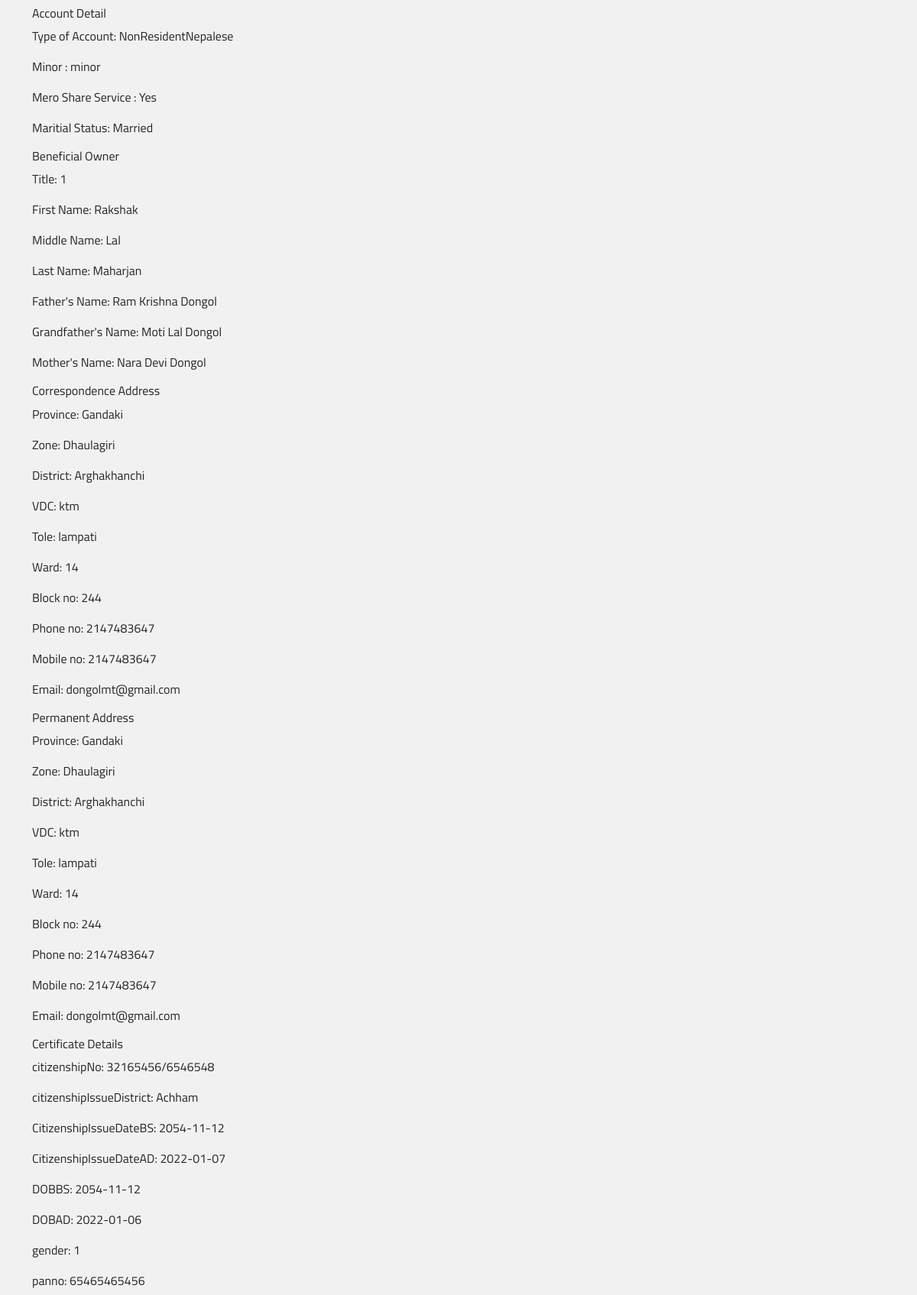
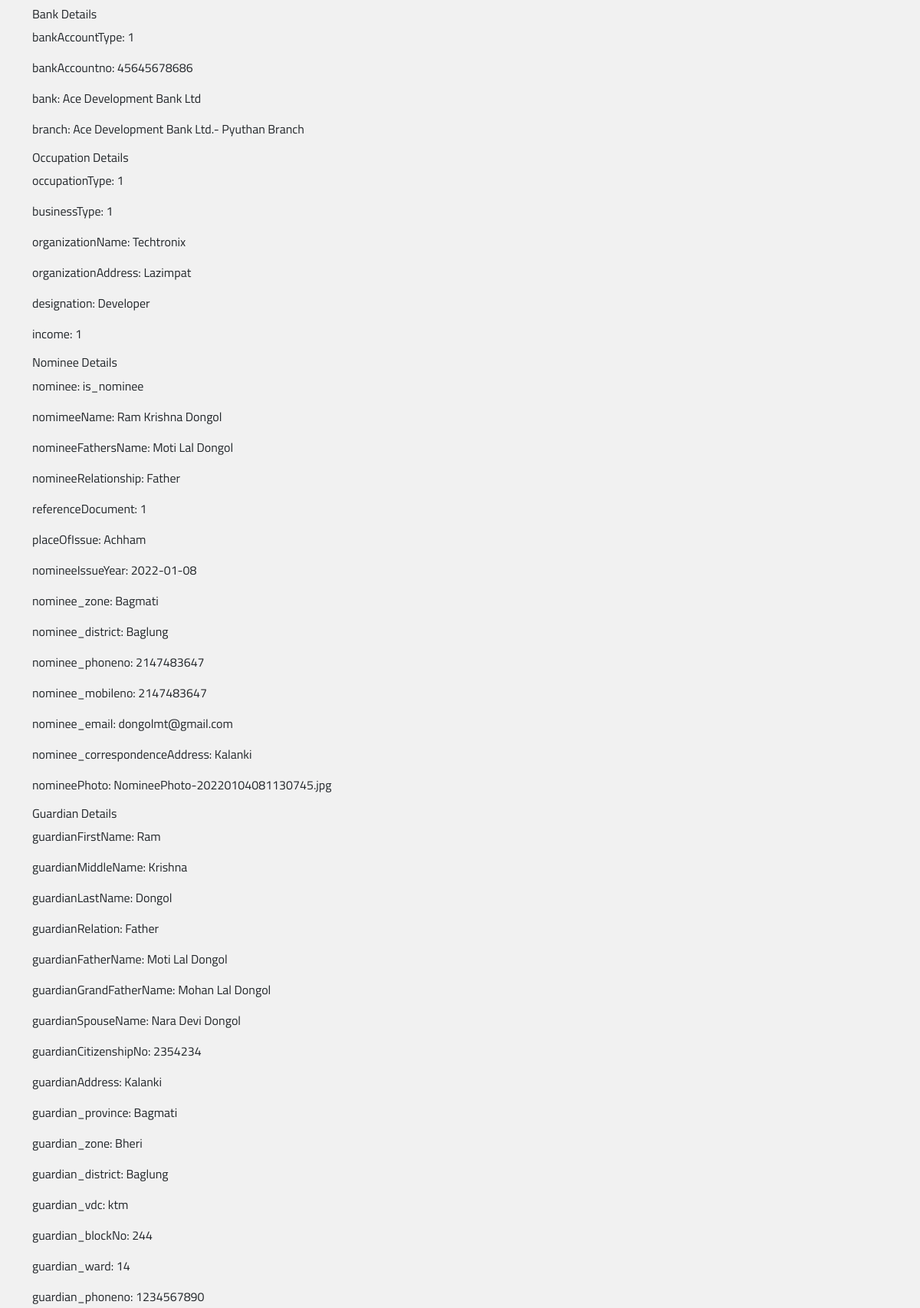
/formDetail?id=10001 (upper part), run on the app's committed database (2 pictures, top to bottom).
### tables this page shows
CREATE TABLE `firstsection` (
  `firstsection_id` int(11) NOT NULL,
  `accountType` text NOT NULL,
  `minor` text NOT NULL,
  `meroShareService` text NOT NULL,
  `maritalStatus` text NOT NULL
);

CREATE TABLE `beneficialowner` (
  `beneficialowner_id` int(11) NOT NULL,
  `title` int(11) DEFAULT NULL,
  `firstName` text NOT NULL,
  `middleName` text DEFAULT NULL,
  `lastName` text NOT NULL,
  `fathersName` text NOT NULL,
  `grandFathersName` text NOT NULL,
  `mothersName` text NOT NULL
);

CREATE TABLE `correspondenceaddress` (
  `id` int(11) NOT NULL,
  `correspondence_province` varchar(50) DEFAULT NULL,
  `correspondence_zone` varchar(50) DEFAULT NULL,
  `correspondence_district` varchar(50) DEFAULT NULL,
  `correspondence_vdc` text NOT NULL,
  `correspondence_tole` text NOT NULL,
  `correspondence_ward` int(10) NOT NULL,
  `correspondence_blockno` int(10) DEFAULT NULL,
  `correspondence_phoneno` int(10) DEFAULT NULL,
  `correspondence_mobileno` int(10) NOT NULL,
  `correspondence_email` varchar(255) NOT NULL
);

CREATE TABLE `permanentaddress` (
  `id` int(11) NOT NULL,
  `permanent_province` varchar(50) DEFAULT NULL,
  `permanent_zone` varchar(50) DEFAULT NULL,
  `permanent_district` varchar(50) DEFAULT NULL,
  `permanent_vdc` text NOT NULL,
  `permanent_tole` text NOT NULL,
  `permanent_ward` int(11) NOT NULL,
  `permanent_blockno` int(11) DEFAULT NULL,
  `permanent_phoneno` int(10) DEFAULT NULL,
  `permanent_mobileno` int(10) NOT NULL,
  `permanent_email` varchar(255) NOT NULL
);

CREATE TABLE `certificatedetails` (
  `id` int(11) NOT NULL,
  `citizenshipNo` varchar(50) DEFAULT NULL,
  `citizenshipIssueDistrict` varchar(50) DEFAULT NULL,
  `CitizenshipIssueDateBS` date NOT NULL,
  `CitizenshipIssueDateAD` date NOT NULL,
  `DOBBS` date NOT NULL,
  `DOBAD` date NOT NULL,
  `gender` int(11) DEFAULT NULL,
  `panno` varchar(50) DEFAULT NULL
);

CREATE TABLE `bankdetails` (
  `id` int(11) NOT NULL,
  `bankAccountType` int(11) DEFAULT NULL,
  `bank` varchar(255) DEFAULT NULL,
  `branch` varchar(255) DEFAULT NULL,
  `bankAccountno` varchar(50) NOT NULL,
  `status` tinyint(1) DEFAULT 1
);

CREATE TABLE `occupationdetails` (
  `id` int(11) NOT NULL,
  `occupationType` int(11) DEFAULT NULL,
  `businessType` int(11) DEFAULT NULL,
  `organizationName` text DEFAULT NULL,
  `organizationAddress` text DEFAULT NULL,
  `designation` text DEFAULT NULL,
  `income` int(11) DEFAULT NULL
);

CREATE TABLE `nomineedetails` (
  `id` int(11) NOT NULL,
  `nominee` text NOT NULL,
  `nomimeeName` text DEFAULT NULL,
  `nomineeFathersName` text DEFAULT NULL,
  `nomineeRelationship` text DEFAULT NULL,
  `referenceDocument` int(11) DEFAULT NULL,
  `nomineeDoc` varchar(50) DEFAULT NULL,
  `placeOfIssue` varchar(50) DEFAULT NULL,
  `nomineeIssueYear` date DEFAULT NULL,
  `nomineeAge` int(3) DEFAULT NULL,
  `nominee_zone` varchar(50) DEFAULT NULL,
  `nominee_district` varchar(50) DEFAULT NULL,
  `nominee_phoneno` int(10) DEFAULT NULL,
  `nominee_mobileno` int(10) DEFAULT NULL,
  `nominee_email` varchar(255) DEFAULT NULL,
  `nominee_panno` int(20) DEFAULT NULL,
  `nominee_correspondenceAddress` text DEFAULT NULL,
  `nomineePhoto` text DEFAULT NULL,
  `nomineeSignature` text DEFAULT NULL,
  `nomineeDocumentFront` text DEFAULT NULL,
  `nomineeDocumentBack` text DEFAULT NULL
);

CREATE TABLE `guardiandetails` (
  `id` int(11) NOT NULL,
  `guardianFirstName` text DEFAULT NULL,
  `guardianMiddleName` text DEFAULT NULL,
  `guardianLastName` text DEFAULT NULL,
  `guardianRelation` text DEFAULT NULL,
  `guardianFatherName` text DEFAULT NULL,
  `guardianGrandFatherName` text DEFAULT NULL,
  `guardianSpouseName` text DEFAULT NULL,
  `guardianCitizenshipNo` varchar(50) DEFAULT NULL,
  `guardianAddress` text DEFAULT NULL,
  `guardian_province` varchar(50) DEFAULT NULL,
  `guardian_zone` varchar(50) DEFAULT NULL,
  `guardian_district` varchar(50) DEFAULT NULL,
  `guardian_vdc` text DEFAULT NULL,
  `guardian_blockNo` int(5) DEFAULT NULL,
  `guardian_ward` int(5) DEFAULT NULL,
  `guardian_phoneno` int(10) DEFAULT NULL,
  `guardian_mobileno` int(10) DEFAULT NULL,
  `guardian_panno` int(50) DEFAULT NULL,
  `guardian_email` varchar(50) DEFAULT NULL,
  `guardian_citizenshiptIssueDistrict` varchar(50) DEFAULT NULL,
  `guardian_citizenshipIssueDateBS` date DEFAULT NULL,
  `guardian_citizenshipIssueDateAD` date DEFAULT NULL,
  `guardian_DOBBS` date DEFAULT NULL,
  `guardian_DOBAD` date DEFAULT NULL,
  `guardianPhoto` text DEFAULT NULL,
  `guardianSignature` text DEFAULT NULL,
  `guardianCitizenshipFront` text DEFAULT NULL,
  `guardianCitizenshipBack` text DEFAULT NULL,
  `guardianProof` text DEFAULT NULL
);

### formDetail.php (the view, shortened to what this page needs)
<?php
include "admin\inc\header.php";
require $_SERVER['DOCUMENT_ROOT'].'/machchapuchreForm/class/model.php';
if ( isset( $_GET['id'] ) && !empty( $_GET['id'] ) ){
    $id = (int)$_GET['id'];
    $result2 = mysqli_query($conn,"SELECT firstsection.accountType, firstsection.minor, firstsection.meroShareService, firstsection.maritalStatus, form.id FROM firstsection RIGHT join form on firstsection.firstsection_id = $id;") or die( mysqli_error($conn));
    $row2 = mysqli_fetch_array($result2);
    $result3 = mysqli_query($conn,"SELECT beneficialowner.title, beneficialowner.firstName, beneficialowner.middleName, beneficialowner.lastName, beneficialowner.fathersName, beneficialowner.grandFathersName, beneficialowner.mothersName, form.id FROM beneficialowner RIGHT join form on beneficialowner.beneficialowner_id = $id;") or die( mysqli_error($conn));
    $row3 = mysqli_fetch_array($result3);
    $result4 = mysqli_query($conn,"SELECT correspondenceaddress.correspondence_province, correspondenceaddress.correspondence_zone, correspondenceaddress.correspondence_district, correspondenceaddress.correspondence_vdc, correspondenceaddress.correspondence_tole, correspondenceaddress.correspondence_ward, correspondenceaddress.correspondence_blockno, correspondenceaddress.correspondence_phoneno, correspondenceaddress.correspondence_mobileno, correspondenceaddress.correspondence_email, form.id from correspondenceaddress RIGHT JOIN form On correspondenceaddress.id = $id;") or die( mysqli_error($conn));
    $row4 = mysqli_fetch_array($result4);
    $result5 = mysqli_query($conn,"SELECT permanentaddress.permanent_province, permanentaddress.permanent_zone, permanentaddress.permanent_district, permanentaddress.permanent_vdc, permanentaddress.permanent_tole, permanentaddress.permanent_ward, permanentaddress.permanent_blockno, permanentaddress.permanent_phoneno, permanentaddress.permanent_mobileno, permanentaddress.permanent_email, form.id from permanentaddress RIGHT JOIN form On permanentaddress.id = $id;") or die( mysqli_error($conn));
    $row5 = mysqli_fetch_array($result5);
    $result6 = mysqli_query($conn,"SELECT certificatedetails.citizenshipNo, certificatedetails.citizenshipIssueDistrict, certificatedetails.CitizenshipIssueDateBS , certificatedetails.CitizenshipIssueDateAD, certificatedetails.DOBBS, certificatedetails.DOBAD, certificatedetails.gender, certificatedetails.panno, form.id from certificatedetails RIGHT JOIN form On certificatedetails.id = $id;") or die( mysqli_error($conn));
    $row6 = mysqli_fetch_array($result6);
    $result7 = mysqli_query($conn,"SELECT bankdetails.bankAccountType, bankdetails.bankAccountno, bankdetails.bank, bankdetails.branch, form.id from bankdetails RIGHT JOIN form On bankdetails.id = $id;") or die( mysqli_error($conn));
    $row7 = mysqli_fetch_array($result7);
    $result8 = mysqli_query($conn,"SELECT occupationdetails.occupationType, occupationdetails.businessType, occupationdetails.organizationName, occupationdetails.organizationAddress,occupationdetails.designation, occupationdetails.income, form.id from occupationdetails RIGHT JOIN form On occupationdetails.id = $id;") or die( mysqli_error($conn));
    $row8 = mysqli_fetch_array($result8);
    $result9 = mysqli_query($conn,"SELECT nomineedetails.nominee, nomineedetails.nomimeeName, nomineedetails.nomineeFathersName, nomineedetails.nomineeRelationship,nomineedetails.referenceDocument, nomineedetails.nomineeDoc, nomineedetails.placeOfIssue, nomineedetails.nomineeIssueYear, nomineedetails.nomineeAge, nomineedetails.nominee_zone, nomineedetails.nominee_district, nomineedetails.nominee_phoneno, nomineedetails.nominee_mobileno, nomineedetails.nominee_email, nomineedetails.nominee_panno, nomineedetails.nominee_correspondenceAddress, nomineedetails.nomineePhoto, form.id from nomineedetails RIGHT JOIN form On nomineedetails.id = $id;") or die( mysqli_error($conn));
    $row9 = mysqli_fetch_array($result9);
    $result10 = mysqli_query($conn,"SELECT guardiandetails.guardianFirstName, guardiandetails.guardianMiddleName, guardiandetails.guardianLastName, guardiandetails.guardianRelation,guardiandetails.guardianFatherName, guardiandetails.guardianGrandFatherName, guardiandetails.guardianSpouseName, guardiandetails.guardianCitizenshipNo, guardiandetails.guardianAddress, guardiandetails.guardian_province, guardiandetails.guardian_zone, guardiandetails.guardian_district, guardiandetails.guardian_vdc, guardiandetails.guardian_blockNo, guardiandetails.guardian_ward, guardiandetails.guardian_phoneno, guardiandetails.guardian_mobileno, guardiandetails.guardian_panno, guardiandetails.guardian_email, guardiandetails.guardian_citizenshiptIssueDistrict, guardiandetails.guardian_citizenshipIssueDateBS, guardiandetails.guardian_citizenshipIssueDateAD, guardiandetails.guardian_DOBBS, guardiandetails.guardian_DOBAD, form.id from guardiandetails RIGHT JOIN form On guardiandetails.id = $id;") or die( mysqli_error($conn));
    $row10 = mysqli_fetch_array($result10);
?>
<div class="container my-2">
    <h6>Account Detail</h6>
    <p>Type of Account: <?php echo $row2["accountType"]; ?></p>
    <p>Minor : <?php echo $row2["minor"]; ?></p>
    <p>Mero Share Service : <?php echo $row2["meroShareService"]; ?></p>
    <p>Maritial Status: <?php echo $row2["maritalStatus"]; ?></p>
    <h6>Beneficial Owner</h6>
    <p>Title: <?php echo $row3["title"]; ?></p>
    <p>First Name: <?php echo $row3["firstName"]; ?></p>
    <p>Middle Name: <?php echo $row3["middleName"]; ?></p>
    <p>Last Name: <?php echo $row3["lastName"]; ?></p>
    <p>Father's Name: <?php echo $row3["fathersName"]; ?></p>
    <p>Grandfather's Name: <?php echo $row3["grandFathersName"]; ?></p>
    <p>Mother's Name: <?php echo $row3["mothersName"]; ?></p>
    <h6>Correspondence Address</h6>
    <p>Province: <?php echo $row4["correspondence_province"]; ?></p>
    <p>Zone: <?php echo $row4["correspondence_zone"]; ?></p>
    <p>District: <?php echo $row4["correspondence_district"]; ?></p>
    <p>VDC: <?php echo $row4["correspondence_vdc"]; ?></p>
    <p>Tole: <?php echo $row4["correspondence_tole"]; ?></p>
    <p>Ward: <?php echo $row4["correspondence_ward"]; ?></p>
    <p>Block no: <?php echo $row4["correspondence_blockno"]; ?></p>
    <p>Phone no: <?php echo $row4["correspondence_phoneno"]; ?></p>
    <p>Mobile no: <?php echo $row4["correspondence_mobileno"]; ?></p>
    <p>Email: <?php echo $row4["correspondence_email"]; ?></p>
    <h6>Permanent Address</h6>
    <p>Province: <?php echo $row5["permanent_province"]; ?></p>
    <p>Zone: <?php echo $row5["permanent_zone"]; ?></p>
    <p>District: <?php echo $row5["permanent_district"]; ?></p>
    <p>VDC: <?php echo $row5["permanent_vdc"]; ?></p>
    <p>Tole: <?php echo $row5["permanent_tole"]; ?></p>
    <p>Ward: <?php echo $row5["permanent_ward"]; ?></p>
    <p>Block no: <?php echo $row5["permanent_blockno"]; ?></p>
    <p>Phone no: <?php echo $row5["permanent_phoneno"]; ?></p>
    <p>Mobile no: <?php echo $row5["permanent_mobileno"]; ?></p>
    <p>Email: <?php echo $row5["permanent_email"]; ?></p>
    <h6>Certificate Details</h6>
    <p>citizenshipNo: <?php echo $row6["citizenshipNo"]; ?></p>
    <p>citizenshipIssueDistrict: <?php echo $row6["citizenshipIssueDistrict"]; ?></p>
    <p>CitizenshipIssueDateBS: <?php echo $row6["CitizenshipIssueDateBS"]; ?></p>
    <p>CitizenshipIssueDateAD: <?php echo $row6["CitizenshipIssueDateAD"]; ?></p>
    <p>DOBBS: <?php echo $row6["DOBBS"]; ?></p>
    <p>DOBAD: <?php echo $row6["DOBAD"]; ?></p>
    <p>gender: <?php echo $row6["gender"]; ?></p>
    <p>panno: <?php echo $row6["panno"]; ?></p>
    <h6>Bank Details</h6>
    <p>bankAccountType: <?php echo $row7["bankAccountType"]; ?></p>
    <p>bankAccountno: <?php echo $row7["bankAccountno"]; ?></p>
    <p>bank: <?php echo $row7["bank"]; ?></p>
    <p>branch: <?php echo $row7["branch"]; ?></p>
    <h6>Occupation Details</h6>
    <p>occupationType: <?php echo $row8["occupationType"]; ?></p>
    <p>businessType: <?php echo $row8["businessType"]; ?></p>
    <p>organizationName: <?php echo $row8["organizationName"]; ?></p>
    <p>organizationAddress: <?php echo $row8["organizationAddress"]; ?></p>
    <p>designation: <?php echo $row8["designation"]; ?></p>
    <p>income: <?php echo $row8["income"]; ?></p>
    <h6>Nominee Details</h6>
    <p>nominee: <?php echo $row9["nominee"]; ?></p>
    <p>nomimeeName: <?php echo $row9["nomimeeName"]; ?></p>
    <p>nomineeFathersName: <?php echo $row9["nomineeFathersName"]; ?></p>
    <p>nomineeRelationship: <?php echo $row9["nomineeRelationship"]; ?></p>
    <p>referenceDocument: <?php echo $row9["referenceDocument"]; ?></p>
    <p>placeOfIssue: <?php echo $row9["placeOfIssue"]; ?></p>
    <p>nomineeIssueYear: <?php echo $row9["nomineeIssueYear"]; ?></p>
    <p>nominee_zone: <?php echo $row9["nominee_zone"]; ?></p>
    <p>nominee_district: <?php echo $row9["nominee_district"]; ?></p>
    <p>nominee_phoneno: <?php echo $row9["nominee_phoneno"]; ?></p>
    <p>nominee_mobileno: <?php echo $row9["nominee_mobileno"]; ?></p>
    <p>nominee_email: <?php echo $row9["nominee_email"]; ?></p>
    <p>nominee_correspondenceAddress: <?php echo $row9["nominee_correspondenceAddress"]; ?></p>
    <p>nomineePhoto: <?php echo $row9["nomineePhoto"]; ?></p>
    <h6>Guardian Details</h6>
    <p>guardianFirstName: <?php echo $row10["guardianFirstName"]; ?></p>
    <p>guardianMiddleName: <?php echo $row10["guardianMiddleName"]; ?></p>
    <p>guardianLastName: <?php echo $row10["guardianLastName"]; ?></p>
    <p>guardianRelation: <?php echo $row10["guardianRelation"]; ?></p>
    <p>guardianFatherName: <?php echo $row10["guardianFatherName"]; ?></p>
    <p>guardianGrandFatherName: <?php echo $row10["guardianGrandFatherName"]; ?></p>
    <p>guardianSpouseName: <?php echo $row10["guardianSpouseName"]; ?></p>
    <p>guardianCitizenshipNo: <?php echo $row10["guardianCitizenshipNo"]; ?></p>
    <p>guardianAddress: <?php echo $row10["guardianAddress"]; ?></p>
    <p>guardian_province: <?php echo $row10["guardian_province"]; ?></p>
    <p>guardian_zone: <?php echo $row10["guardian_zone"]; ?></p>
    <p>guardian_district: <?php echo $row10["guardian_district"]; ?></p>
    <p>guardian_vdc: <?php echo $row10["guardian_vdc"]; ?></p>
    <p>guardian_blockNo: <?php echo $row10["guardian_blockNo"]; ?></p>
    <p>guardian_ward: <?php echo $row10["guardian_ward"]; ?></p>
    <p>guardian_phoneno: <?php echo $row10["guardian_phoneno"]; ?></p>
</div>
<?php
}
?>
<?php
include "admin/inc/footer.php";
?>

### admin/assets/css/form.css (style rules this page uses)
* { margin: 0; padding: 0; box-sizing: border-box; font-family: 'Titillium Web', sans-serif; }

### admin/assets/css/formdesign.css (style rules this page uses)
body { background-color: #f1f1f1; }

### data on the page
firstsection: accountType "NonResidentNepalese", minor "minor", meroShareService "Yes", maritalStatus "Married"
beneficialowner: title "1", firstName "Rakshak", middleName "Lal", lastName "Maharjan", fathersName "Ram Krishna Dongol", grandFathersName "Moti Lal Dongol", mothersName "Nara Devi Dongol"
correspondenceaddress: correspondence_province "Gandaki", correspondence_zone "Dhaulagiri", correspondence_district "Arghakhanchi", correspondence_vdc "ktm", correspondence_tole "lampati", correspondence_ward "14", correspondence_blockno "244", correspondence_phoneno "2147483647", correspondence_mobileno "2147483647", correspondence_email "dongolmt@gmail.com"
permanentaddress: permanent_province "Gandaki", permanent_zone "Dhaulagiri", permanent_district "Arghakhanchi", permanent_vdc "ktm", permanent_tole "lampati", permanent_ward "14", permanent_blockno "244", permanent_phoneno "2147483647", permanent_mobileno "2147483647", permanent_email "dongolmt@gmail.com"
certificatedetails: citizenshipNo "32165456/6546548", citizenshipIssueDistrict "Achham", CitizenshipIssueDateBS "2054-11-12", CitizenshipIssueDateAD "2022-01-07", DOBBS "2054-11-12", DOBAD "2022-01-06", gender "1", panno "65465465456"
bankdetails: bankAccountType "1", bankAccountno "45645678686", bank "Ace Development Bank Ltd", branch "Ace Development Bank Ltd.- Pyuthan Branch"
occupationdetails: occupationType "1", businessType "1", organizationName "Techtronix", organizationAddress "Lazimpat", designation "Developer", income "1"
nomineedetails: nominee "is_nominee", nomimeeName "Ram Krishna Dongol", nomineeFathersName "Moti Lal Dongol", nomineeRelationship "Father", referenceDocument "1", placeOfIssue "Achham", nomineeIssueYear "2022-01-08", nominee_zone "Bagmati", nominee_district "Baglung", nominee_phoneno "2147483647", nominee_mobileno "2147483647", nominee_email "dongolmt@gmail.com", nominee_correspondenceAddress "Kalanki", nomineePhoto "NomineePhoto-20220104081130745.jpg"
guardiandetails: guardianFirstName "Ram", guardianMiddleName "Krishna", guardianLastName "Dongol", guardianRelation "Father", guardianFatherName "Moti Lal Dongol", guardianGrandFatherName "Mohan Lal Dongol", guardianSpouseName "Nara Devi Dongol", guardianCitizenshipNo "2354234", guardianAddress "Kalanki", guardian_province "Bagmati", guardian_zone "Bheri", guardian_district "Baglung", guardian_vdc "ktm", guardian_blockNo "244", guardian_ward "14", guardian_phoneno "1234567890"
